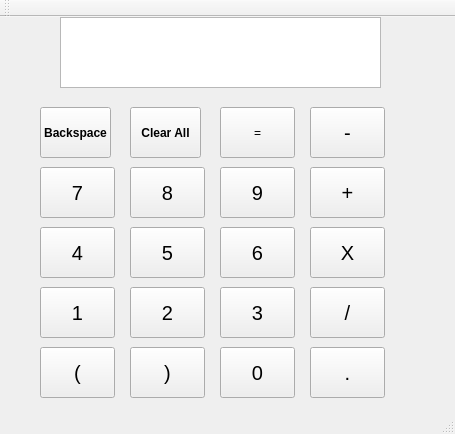
<?xml version="1.0" encoding="UTF-8"?>
<ui version="4.0">
 <class>MainWindow</class>
 <widget class="QMainWindow" name="MainWindow">
  <property name="geometry">
   <rect>
    <x>0</x>
    <y>0</y>
    <width>455</width>
    <height>434</height>
   </rect>
  </property>
  <property name="windowTitle">
   <string>MainWindow</string>
  </property>
  <widget class="QWidget" name="centralWidget">
   <widget class="QPushButton" name="zero">
    <property name="geometry">
     <rect>
      <x>220</x>
      <y>330</y>
      <width>75</width>
      <height>51</height>
     </rect>
    </property>
    <property name="font">
     <font>
      <pointsize>15</pointsize>
     </font>
    </property>
    <property name="text">
     <string>0</string>
    </property>
   </widget>
   <widget class="QPushButton" name="one">
    <property name="geometry">
     <rect>
      <x>40</x>
      <y>270</y>
      <width>75</width>
      <height>51</height>
     </rect>
    </property>
    <property name="font">
     <font>
      <pointsize>15</pointsize>
     </font>
    </property>
    <property name="text">
     <string>1</string>
    </property>
   </widget>
   <widget class="QPushButton" name="two">
    <property name="geometry">
     <rect>
      <x>130</x>
      <y>270</y>
      <width>75</width>
      <height>51</height>
     </rect>
    </property>
    <property name="font">
     <font>
      <pointsize>15</pointsize>
     </font>
    </property>
    <property name="text">
     <string>2</string>
    </property>
   </widget>
   <widget class="QPushButton" name="three">
    <property name="geometry">
     <rect>
      <x>220</x>
      <y>270</y>
      <width>75</width>
      <height>51</height>
     </rect>
    </property>
    <property name="font">
     <font>
      <pointsize>15</pointsize>
     </font>
    </property>
    <property name="text">
     <string>3</string>
    </property>
   </widget>
   <widget class="QPushButton" name="four">
    <property name="geometry">
     <rect>
      <x>40</x>
      <y>210</y>
      <width>75</width>
      <height>51</height>
     </rect>
    </property>
    <property name="font">
     <font>
      <pointsize>15</pointsize>
     </font>
    </property>
    <property name="text">
     <string>4</string>
    </property>
   </widget>
   <widget class="QPushButton" name="five">
    <property name="geometry">
     <rect>
      <x>130</x>
      <y>210</y>
      <width>75</width>
      <height>51</height>
     </rect>
    </property>
    <property name="font">
     <font>
      <pointsize>15</pointsize>
     </font>
    </property>
    <property name="text">
     <string>5</string>
    </property>
   </widget>
   <widget class="QPushButton" name="six">
    <property name="geometry">
     <rect>
      <x>220</x>
      <y>210</y>
      <width>75</width>
      <height>51</height>
     </rect>
    </property>
    <property name="font">
     <font>
      <pointsize>15</pointsize>
     </font>
    </property>
    <property name="text">
     <string>6</string>
    </property>
   </widget>
   <widget class="QPushButton" name="seven">
    <property name="geometry">
     <rect>
      <x>40</x>
      <y>150</y>
      <width>75</width>
      <height>51</height>
     </rect>
    </property>
    <property name="font">
     <font>
      <pointsize>15</pointsize>
     </font>
    </property>
    <property name="focusPolicy">
     <enum>Qt::WheelFocus</enum>
    </property>
    <property name="text">
     <string>7</string>
    </property>
   </widget>
   <widget class="QPushButton" name="eight">
    <property name="geometry">
     <rect>
      <x>130</x>
      <y>150</y>
      <width>75</width>
      <height>51</height>
     </rect>
    </property>
    <property name="font">
     <font>
      <pointsize>15</pointsize>
     </font>
    </property>
    <property name="text">
     <string>8</string>
    </property>
   </widget>
   <widget class="QPushButton" name="nine">
    <property name="geometry">
     <rect>
      <x>220</x>
      <y>150</y>
      <width>75</width>
      <height>51</height>
     </rect>
    </property>
    <property name="font">
     <font>
      <pointsize>15</pointsize>
     </font>
    </property>
    <property name="text">
     <string>9</string>
    </property>
   </widget>
   <widget class="QPushButton" name="openingParenthesis">
    <property name="geometry">
     <rect>
      <x>40</x>
      <y>330</y>
      <width>75</width>
      <height>51</height>
     </rect>
    </property>
    <property name="font">
     <font>
      <pointsize>15</pointsize>
     </font>
    </property>
    <property name="text">
     <string>(</string>
    </property>
   </widget>
   <widget class="QPushButton" name="closing_parenthesis">
    <property name="geometry">
     <rect>
      <x>130</x>
      <y>330</y>
      <width>75</width>
      <height>51</height>
     </rect>
    </property>
    <property name="font">
     <font>
      <pointsize>15</pointsize>
     </font>
    </property>
    <property name="text">
     <string>)</string>
    </property>
   </widget>
   <widget class="QPushButton" name="point">
    <property name="geometry">
     <rect>
      <x>310</x>
      <y>330</y>
      <width>75</width>
      <height>51</height>
     </rect>
    </property>
    <property name="font">
     <font>
      <pointsize>15</pointsize>
     </font>
    </property>
    <property name="text">
     <string>.</string>
    </property>
   </widget>
   <widget class="QPushButton" name="divide">
    <property name="geometry">
     <rect>
      <x>310</x>
      <y>270</y>
      <width>75</width>
      <height>51</height>
     </rect>
    </property>
    <property name="font">
     <font>
      <pointsize>15</pointsize>
     </font>
    </property>
    <property name="text">
     <string>/</string>
    </property>
   </widget>
   <widget class="QPushButton" name="pushButton">
    <property name="geometry">
     <rect>
      <x>310</x>
      <y>210</y>
      <width>75</width>
      <height>51</height>
     </rect>
    </property>
    <property name="font">
     <font>
      <pointsize>15</pointsize>
     </font>
    </property>
    <property name="text">
     <string>X</string>
    </property>
   </widget>
   <widget class="QPushButton" name="plus">
    <property name="geometry">
     <rect>
      <x>310</x>
      <y>150</y>
      <width>75</width>
      <height>51</height>
     </rect>
    </property>
    <property name="font">
     <font>
      <pointsize>15</pointsize>
     </font>
    </property>
    <property name="text">
     <string>+</string>
    </property>
   </widget>
   <widget class="QPushButton" name="minus">
    <property name="geometry">
     <rect>
      <x>310</x>
      <y>90</y>
      <width>75</width>
      <height>51</height>
     </rect>
    </property>
    <property name="font">
     <font>
      <pointsize>15</pointsize>
     </font>
    </property>
    <property name="text">
     <string>-</string>
    </property>
   </widget>
   <widget class="QPushButton" name="clearAll">
    <property name="geometry">
     <rect>
      <x>130</x>
      <y>90</y>
      <width>71</width>
      <height>51</height>
     </rect>
    </property>
    <property name="font">
     <font>
      <weight>75</weight>
      <bold>true</bold>
     </font>
    </property>
    <property name="text">
     <string>Clear All</string>
    </property>
   </widget>
   <widget class="QPushButton" name="backspace">
    <property name="geometry">
     <rect>
      <x>40</x>
      <y>90</y>
      <width>71</width>
      <height>51</height>
     </rect>
    </property>
    <property name="font">
     <font>
      <weight>75</weight>
      <bold>true</bold>
     </font>
    </property>
    <property name="text">
     <string>Backspace</string>
    </property>
   </widget>
   <widget class="QTextEdit" name="LCD">
    <property name="geometry">
     <rect>
      <x>60</x>
      <y>0</y>
      <width>321</width>
      <height>71</height>
     </rect>
    </property>
    <property name="font">
     <font>
      <pointsize>15</pointsize>
     </font>
    </property>
   </widget>
   <widget class="QPushButton" name="equal">
    <property name="geometry">
     <rect>
      <x>220</x>
      <y>90</y>
      <width>75</width>
      <height>51</height>
     </rect>
    </property>
    <property name="text">
     <string>=</string>
    </property>
   </widget>
  </widget>
  <widget class="QMenuBar" name="menuBar">
   <property name="geometry">
    <rect>
     <x>0</x>
     <y>0</y>
     <width>455</width>
     <height>21</height>
    </rect>
   </property>
  </widget>
  <widget class="QToolBar" name="mainToolBar">
   <attribute name="toolBarArea">
    <enum>TopToolBarArea</enum>
   </attribute>
   <attribute name="toolBarBreak">
    <bool>false</bool>
   </attribute>
  </widget>
  <widget class="QStatusBar" name="statusBar"/>
 </widget>
 <layoutdefault spacing="6" margin="11"/>
 <resources/>
 <connections/>
</ui>
